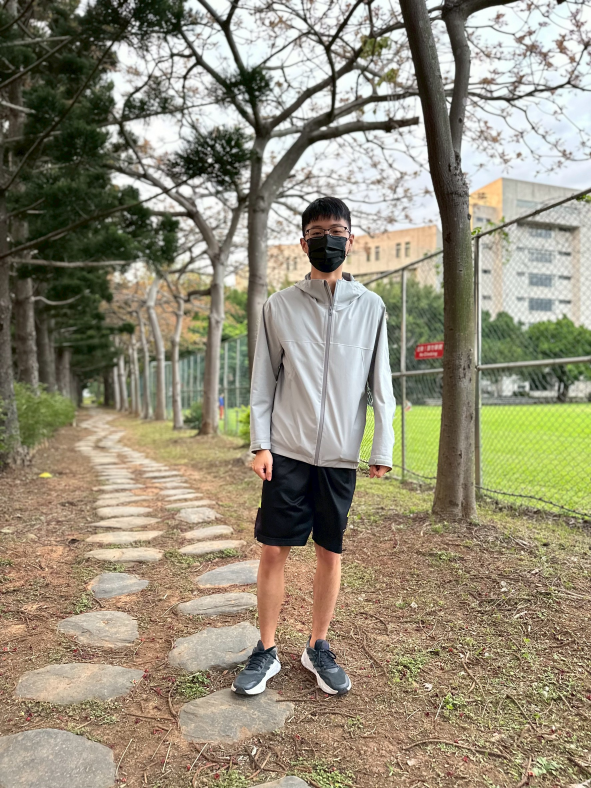
#> input picture target.jpg, 1773 x 2364 px (shown at 1/3 size)
$ python test.py
#> lines starting #> are read from the running program, lines starting #| are printed output that depends on the picture; after the words box and inside, x2 and y2 are one past the last pixel; in counts of white or black regions, pixels touching at a corner belong together
import cv2
import numpy as np
import math

# =========================
# 0. PRE-PROCESS FUNCTION (必須放在 SETUP 前面)
# =========================
# [15 lines left out: function preprocess_foreground, not called in this run]

# =========================
# 1. SETUP
# =========================
try:
    fg_img = cv2.imread("target.jpg")
#> fg_img is the input picture: shape (2364, 1773, 3); mean B, G, R 121.3, 141.8, 148.9
    bg_img = cv2.imread("old_photo_dataset/12/10080.jpg")
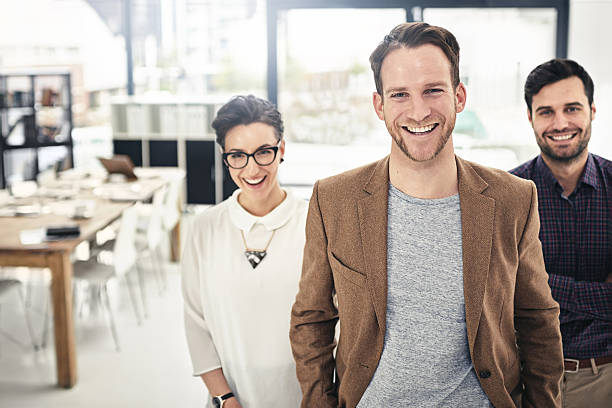
#> input picture old_photo_dataset/12/10080.jpg, 612 x 408 px
#> bg_img is the input picture: shape (408, 612, 3); mean B, G, R 165.5, 172.5, 181.9

    # [8 lines of commented-out code are left out]
    if fg_img is not None:
    # 彈出視窗讓使用者決定
        cv2.namedWindow("Preprocess or not",cv2.WINDOW_NORMAL)
        cv2.imshow("Preprocess or not", fg_img)
        print(">>> 讀取成功。若需修復舊照裂痕/增強對比請按 'P'，否則按任意鍵跳過...")
        k = cv2.waitKey(0)
#> (key x is pressed here)
        if k == ord('p') or k == ord('P'):
            fg_img = preprocess_foreground(fg_img) # 直接沿用變數名
            print(">>> 預處理完成。")
        cv2.destroyAllWindows()
    if fg_img is None:
        fg_img = np.zeros((400, 400, 3), np.uint8)
        cv2.circle(fg_img, (200, 200), 100, (0, 0, 255), -1)
    if bg_img is None:
        bg_img = np.zeros((600, 800, 3), np.uint8)
        bg_img[:] = (50, 50, 50)
except Exception as e:
    print(f"Error loading images: {e}")
    exit()

# =========================
# 2. STATE MANAGEMENT
# =========================
state = {
    # --- GRABCUT / FOREGROUND STATE ---
    "fg_cut": None,
    "fg_mask": None,
    "fg_cut_mask": None,
    "remove_fg_mode": False,
    "extraction_mask" : None,
    "drawing": False,
    "rect": (0,0,0,0),
    "ix": -1, "iy": -1,
    "initialized": False,
    "bgdModel": np.zeros((1, 65), np.float64),
    "fgdModel": np.zeros((1, 65), np.float64),
    "history": [],

    # --- PASTE STATE ---
    "paste_pos": (bg_img.shape[1]//2, bg_img.shape[0]//2),
    "paste_scale": 0.5,
    "rotation": 0,
    "flip_h": False,

    # --- INTERACTION STATE ---
    "current_bbox": None,
    "is_dragging": False,
    "drag_offset": (0,0),
    "is_resizing": False,
    "is_rotating": False,
    "resize_handle": None,
    "handle_coords": {},
    "rot_handle_pos": (0,0),
    "handle_size": 8,
    "active_box": None,

    # --- PATCH TOOL STATE ---
    "remove_mode": False,
    "patch_step": 0,
    "target_rect": None,
    "source_rect": None,

    # Color harmonization
    "harmonize": True,

    # Adjust lighting
    "relight": True,      # Toggle on/off
    "light_angle": 45,     # Angle in degrees (45 = Top-Right Light)

    # Occlusion handling
    "occlusion_mask": np.zeros(bg_img.shape[:2], np.uint8), # Black canvas
    "edit_occlusion": False,  # Toggle painting mode
    "brush_size": 25,          # Size of the brush
    "erasing_occ": False,
    "mouse_pos": (0, 0)
}

# =========================
# 3. HELPER FUNCTIONS
# =========================
# [111 lines left out: functions save_state, restore_state, lock_foreground, update_cutout, point_in_rect, get_handles and 2 more, not called in this run]

def apply_light_source(image, angle_deg, intensity=0.2): #0.4
    """
    Simulates directional light by applying a brightness gradient.
    angle_deg: Direction (0=Right, 90=Down, 180=Left, 270=Up)
    intensity: How strong the shadow/highlight contrast is (0.0 to 1.0)
    """
    h, w = image.shape[:2]
    if h == 0 or w == 0: return image

    # 1. Create a coordinate grid (-1 to 1)
    x = np.linspace(-1, 1, w)
    y = np.linspace(-1, 1, h)
    X, Y = np.meshgrid(x, y)

    # 2. Calculate projection along the light angle
    # This creates a ramp: Positive values toward light, negative away
    rad = math.radians(angle_deg)
    projection = X * math.cos(rad) + Y * math.sin(rad)

    # 3. Create Gain Map (1.0 = Neutral, >1.0 = Bright, <1.0 = Dark)
    # We assume 'intensity' controls how much we brighten/darken
    gain_map = 1.0 + (projection * intensity)

    # 4. Apply to Value Channel (HSV)
    # We convert to HSV so we only change Brightness (V), not Color (H/S)
    hsv = cv2.cvtColor(image, cv2.COLOR_BGR2HSV).astype(np.float32)
    hsv[:, :, 2] *= gain_map # Multiply brightness
    hsv[:, :, 2] = np.clip(hsv[:, :, 2], 0, 255)

    return cv2.cvtColor(hsv.astype(np.uint8), cv2.COLOR_HSV2BGR)

# =========================
# 4. MOUSE CALLBACKS
# =========================
# [235 lines left out: functions on_fg_click, on_bg_click, not called in this run]

# =========================
# 5. MAIN LOOP
# =========================
cv2.namedWindow("Foreground", cv2.WINDOW_NORMAL)
cv2.namedWindow("Background", cv2.WINDOW_NORMAL)

if state["fg_cut"] is None and state["initialized"]: update_cutout()

cv2.setMouseCallback("Foreground", on_fg_click)
cv2.setMouseCallback("Background", on_bg_click)

print("--- CONTROLS ---")
print("[Left Drag] FG Window: Select parts of the object.")
print("[x]         REMOVE THE WRONG FOREGROUND TO BACKGROUND")
print("[SPACE]     LOCK SELECTION (Do this between steps!).")
print("[Z]         UNDO last mask change.")
print("[R]         Toggle Patch Mode.")
print("[ENTER]     In Patch Mode: Apply the patch.")
print("[H]         Toggle Color Harmonization.")
print("[S]         Save Result.")
print("----------------")

while True:
    # 1. Foreground Display
    display = fg_img.copy()
    if state["initialized"] and state["fg_mask"] is not None:
        display[state["fg_mask"] == cv2.GC_FGD] = [0, 255, 0]
        display[state["fg_mask"] == cv2.GC_PR_FGD] = [255, 0, 255]
    if state["drawing"] and not state["remove_mode"]:
        ix, iy, cx, cy = state["rect"]
        cv2.rectangle(display, (ix, iy), (cx, cy), (0, 255, 255), 2)

    cv2.putText(display, "Drag: Select  |  Space: Lock Part  |  Z: Undo", (10, 30),
               cv2.FONT_HERSHEY_SIMPLEX, 0.6, (0, 0, 255), 2)
    cv2.imshow("Foreground", display)

    # 2. Background Composition
    final_comp = bg_img.copy()
    final_mask_layer = (
    state["extraction_mask"].copy()
    if state["extraction_mask"] is not None
    else np.zeros(fg_img.shape[:2], dtype=np.uint8)
    )

    hs = state["handle_size"]
#> hs = 8

    # ==========================================
    # 1. APPLY GLOBAL LIGHTING TO BACKGROUND
    # ==========================================
    # This changes the lighting of the world BEFORE the person enters.
    if state.get("relight", True):
        final_comp = apply_light_source(final_comp, state.get("light_angle", 45))
#> in apply_light_source, `hsv = cv2.cvtColor(image, cv2.COLOR_BGR2HSV).astype(np.float32)`:
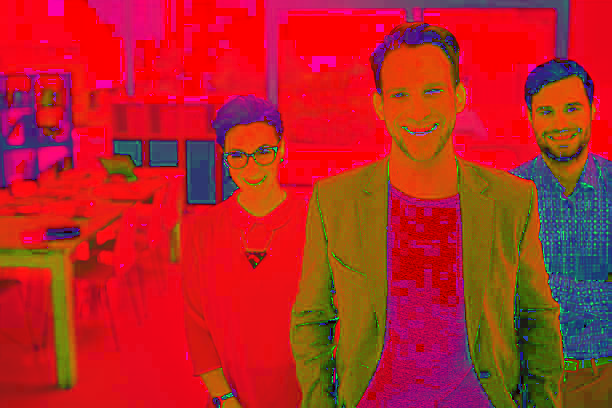
#> hsv: shape (408, 612, 3) float32; mean B, G, R 37.2, 38.6, 183.9
#> in apply_light_source, `hsv[:, :, 2] *= gain_map`:
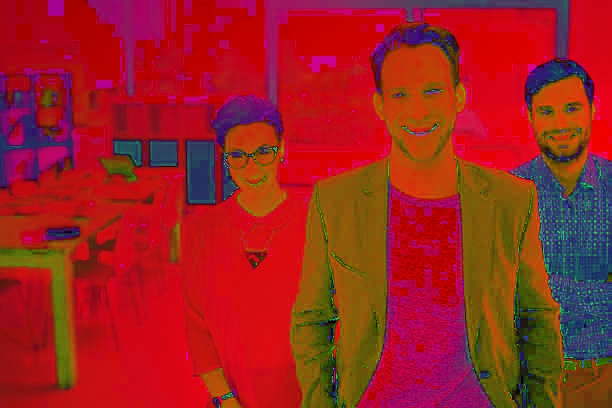
#> hsv: shape (408, 612, 3) float32; mean B, G, R 37.2, 38.6, 179.8; drawn with min black and max white
#> in apply_light_source, `hsv[:, :, 2] = np.clip(hsv[:, :, 2], 0, 255)`: hsv: shape (408, 612, 3) float32; 2.25% of pixels changed, all inside (x1, y1, x2, y2) = (184, 56, 612, 408)
#> in apply_light_source, `return cv2.cvtColor(hsv.astype(np.uint8), cv2.COLOR_HSV2BGR)`:
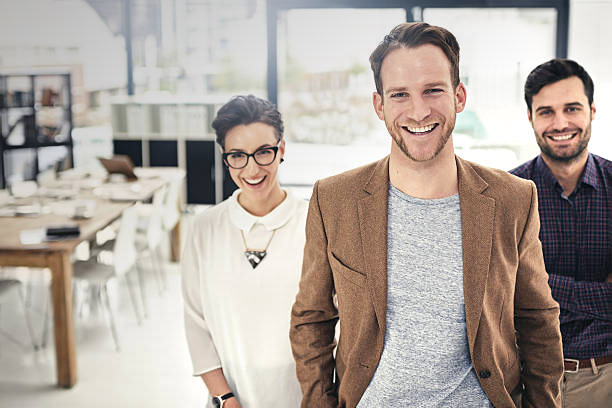
#> returned value: shape (408, 612, 3); mean B, G, R 159.8, 167, 177
    # ==========================================

    # --- STEP A: BLEND THE PERSON ---
    if state["fg_cut"] is not None:
        cx, cy = state["paste_pos"]
        fg = state["fg_cut"]
        mask = state["fg_cut_mask"]

        h, w = fg.shape[:2]
        new_w = int(round(w * state["paste_scale"]))
        new_h = int(round(h * state["paste_scale"]))

        if new_w > 5 and new_h > 5:
            # Resize
            interp = cv2.INTER_AREA if state["paste_scale"] < 1.0 else cv2.INTER_CUBIC
            fg_s = cv2.resize(fg, (new_w, new_h), interpolation=interp)
            mask_u = (mask * 255).astype(np.uint8)
            mask_s = cv2.resize(mask_u, (new_w, new_h), interpolation=cv2.INTER_LINEAR)

            # Flip
            if state.get("flip_h", False):
                fg_s = cv2.flip(fg_s, 1)
                mask_s = cv2.flip(mask_s, 1)

            # Rotate
            if state["rotation"] != 0:
                fg_s = rotate_bound(fg_s, state["rotation"])
                mask_s = rotate_bound(mask_s, state["rotation"])

            rh, rw = fg_s.shape[:2]
            tx, ty = int(cx - rw/2), int(cy - rh/2)
            y1, y2 = max(ty, 0), min(ty + rh, final_comp.shape[0])
            x1, x2 = max(tx, 0), min(tx + rw, final_comp.shape[1])
            state["current_bbox"] = (x1, y1, x2, y2)

            if y2 > y1 and x2 > x1:
                sy1, sx1 = y1 - ty, x1 - tx
                sy2, sx2 = sy1 + (y2 - y1), sx1 + (x2 - x1)

                fg_crop = fg_s[sy1:sy2, sx1:sx2]
                mask_crop = mask_s[sy1:sy2, sx1:sx2]

                # CRITICAL: We grab 'roi' from 'final_comp', which is ALREADY LIT.
                # This means Color Harmony will adapt to the new lighting automatically!
                roi = final_comp[y1:y2, x1:x2]

                # Color Harmonization
                try:
                    fg_harmonized_full = match_color_stats(fg_crop, roi)
                except Exception:
                    fg_harmonized_full = fg_crop

                strength = state.get("harmony_strength", 0.6)
                if state.get("harmonize", True):
                    fg_to_blend = cv2.addWeighted(fg_crop, (1 - strength), fg_harmonized_full, strength, 0)
                else:
                    fg_to_blend = fg_crop

                # ==========================================
                # 2. APPLY GLOBAL LIGHTING TO FOREGROUND
                # ==========================================
                # We apply the SAME angle to the person so shadows match the background.
                if state.get("relight", True):
                    fg_to_blend = apply_light_source(fg_to_blend, state.get("light_angle", 45))
                # ==========================================

                # Blend
                alpha = mask_crop.astype(float) / 255.0
                alpha = np.repeat(alpha[:, :, None], 3, axis=2)

                occ_crop = state["occlusion_mask"][y1:y2, x1:x2]

                # 2. Invert: White (255) means "Blocked/Hidden", so visibility is 0.
                visibility = 1.0 - (occ_crop.astype(float) / 255.0)
                visibility = np.repeat(visibility[:, :, None], 3, axis=2)

                # 3. Multiply: If visibility is 0, alpha becomes 0 (Transparent)
                alpha = alpha * visibility

                final_comp[y1:y2, x1:x2] = (fg_to_blend * alpha + roi * (1.0 - alpha)).astype(np.uint8)

                # visible_mask_part = cv2.bitwise_and(mask_crop, cv2.bitwise_not(occ_crop))
                # final_mask_layer[y1:y2, x1:x2] = visible_mask_part

    # --- STEP B: VISUALIZATION COPY ---
    vis_comp = final_comp.copy()

    # Occlusion Mask Visualization
    if state["edit_occlusion"]:
        # Draw the mask in RED so you can see it
        red_map = np.zeros_like(vis_comp)
        red_map[:,:,2] = 255
        mask_bool = state["occlusion_mask"] > 0
        # Simple blend for display only
        vis_comp[mask_bool] = (0.5 * vis_comp[mask_bool] + 0.5 * red_map[mask_bool]).astype(np.uint8)

        cv2.putText(vis_comp, "PAINT MODE: Left=Hide, Right=Show", (20, 60),
                   cv2.FONT_HERSHEY_SIMPLEX, 0.7, (0,0,255), 2)

        # Brush Size Indicator
        mx, my = state["mouse_pos"]
        cv2.circle(vis_comp, (mx, my), state["brush_size"], (255,255,255), 1)
        cv2.putText(vis_comp, f"Size: {state['brush_size']}", (mx + 20, my),
                   cv2.FONT_HERSHEY_SIMPLEX, 0.5, (255,255,255), 1)

        cv2.circle(vis_comp, (50, 100), state["brush_size"], (255,255,255), 1)

    # --- TEXT INSTRUCTIONS ---
    # Simplified instructions since "L" now controls everything
    info = f"R:Patch|H:Color|L:Global Light|F:Flip|S:Save"
    cv2.putText(vis_comp, info, (20, 30), cv2.FONT_HERSHEY_SIMPLEX, 0.6, (0, 0, 255), 2)
    cv2.putText(vis_comp, "< > : Rotate Light Angle", (20, 60), cv2.FONT_HERSHEY_SIMPLEX, 0.6, (0, 0, 255), 2)
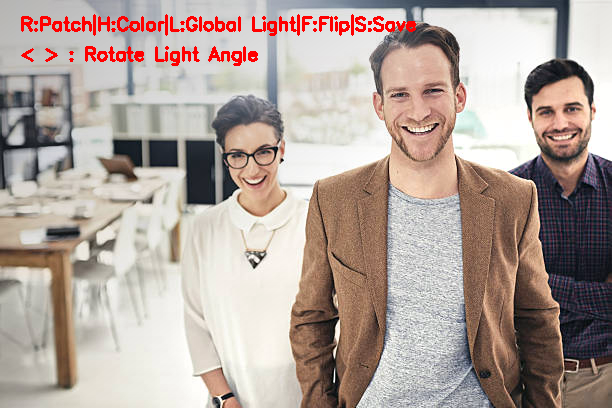
#> vis_comp: shape (408, 612, 3); mean B, G, R 156.3, 163.5, 178

    # --- STEP C: DRAW UI ---
    if state["remove_mode"]:
        cv2.putText(vis_comp, "PATCH TOOL: Select & Enter", (20, 90),
                   cv2.FONT_HERSHEY_SIMPLEX, 0.7, (255, 0, 0), 2)
        if state["patch_step"] == 1 and state["drawing"]:
            if state["target_rect"] is not None:
                ix, iy, cx, cy = state["target_rect"]
                cv2.rectangle(vis_comp, (ix, iy), (cx, cy), (0,0,255), 2)
        if state["patch_step"] == 2 and state["source_rect"] is not None:
            tx, ty, tw, th = state["target_rect"]
            sx, sy, sw, sh = state["source_rect"]
            valid = (sx >= 0 and sy >= 0 and sx+sw < bg_img.shape[1] and sy+sh < bg_img.shape[0])
            col = (0, 255, 0) if valid else (0, 0, 255)
            cv2.rectangle(vis_comp, (tx, ty), (tx+tw, ty+th), (0,0,255), 2)
            cv2.rectangle(vis_comp, (sx, sy), (sx+sw, sy+sh), col, 2)
            cv2.line(vis_comp, (sx+sw//2, sy+sh//2), (tx+tw//2, ty+th//2), (255,255,0), 1)
            handles = get_handles(sx, sy, sw, sh, hs)
            for (hx, hy) in handles.values():
                cv2.rectangle(vis_comp, (hx-hs, hy-hs), (hx+hs, hy+hs), (0,255,255), -1)

    elif state["fg_cut"] is not None and state["current_bbox"] is not None:
        x1, y1, x2, y2 = state["current_bbox"]
        cv2.rectangle(vis_comp, (x1, y1), (x2, y2), (255,200,0), 2)
        hc = get_handles(x1, y1, x2-x1, y2-y1, hs)
        state["handle_coords"] = hc
        for (hx, hy) in hc.values():
            cv2.rectangle(vis_comp, (hx-hs, hy-hs), (hx+hs, hy+hs), (0,255,255), -1)

        rot_x, rot_y = int((x1 + x2) / 2), y1 - 30
        state["rot_handle_pos"] = (rot_x, rot_y)
        cv2.line(vis_comp, (rot_x, y1), (rot_x, rot_y), (255,200,0), 2)
        cv2.circle(vis_comp, (rot_x, rot_y), 8, (255, 0, 0), -1)
        cv2.circle(vis_comp, (rot_x, rot_y), 8, (255, 255, 255), 2)

    cv2.imshow("Background", vis_comp)

    # Input Handling
    key = cv2.waitKey(10) & 0xFF
#> (key x is pressed here)
    if key == 27: break
    elif key == ord('z'): restore_state()
    elif key == ord(' '): lock_foreground()
    elif key == ord('x'):
        state["remove_fg_mode"] = not state["remove_fg_mode"]
        print(f">>> Remove Foreground Mode: {state['remove_fg_mode']}", flush=True)
#| >>> Remove Foreground Mode: True
    elif key == ord('r'):
        state["remove_mode"] = not state["remove_mode"]
        state["patch_step"] = 0
        state["target_rect"] = None
        state["source_rect"] = None

    elif key == ord('h'):
        state["harmonize"] = not state.get("harmonize", True)
    elif key == ord(']'):
        state["harmony_strength"] = min(state.get("harmony_strength", 0.6) + 0.1, 1.0)
    elif key == ord('['):
        state["harmony_strength"] = max(state.get("harmony_strength", 0.6) - 0.1, 0.0)

    # NEW FLIP KEY
    elif key == ord('f'):
        state["flip_h"] = not state.get("flip_h", False)

    # GLOBAL LIGHTING KEYS
    elif key == ord('l'):
        state["relight"] = not state.get("relight", True)
    elif key == ord(','):
        state["light_angle"] = (state.get("light_angle", 45) - 15) % 360
    elif key == ord('.'):
        state["light_angle"] = (state.get("light_angle", 45) + 15) % 360

    # OCCLUSION EDITING KEY
    elif key == ord('o'):
        state["edit_occlusion"] = not state["edit_occlusion"]
        print(f"Occlusion Mode: {state['edit_occlusion']}")

    # BRUSH SIZE KEYS
    elif key == ord('-'): # Decrease size
        state["brush_size"] = max(5, state["brush_size"] - 5)
    elif key == ord('='): # Increase size (using '=' so you don't have to hold shift for '+')
        state["brush_size"] = min(200, state["brush_size"] + 5)

    elif key == ord('s'):
        cv2.imwrite("saved_result.jpg", final_comp)
        cv2.imwrite("saved_mask.jpg", final_mask_layer)
        print(">>> Saved 'saved_result.jpg' and 'saved_mask.jpg'!")
    elif key == 13: # Enter
        if state["remove_mode"] and state["patch_step"] == 2:
            tx, ty, tw, th = state["target_rect"]
            sx, sy, sw, sh = state["source_rect"]
            if sx >= 0 and sy >= 0 and sx+sw < bg_img.shape[1] and sy+sh < bg_img.shape[0]:
                src_patch = bg_img[sy:sy+sh, sx:sx+sw]
                mask = 255 * np.ones(src_patch.shape, src_patch.dtype)
                center = (int(tx + tw/2), int(ty + th/2))
                try:
                    bg_img[:] = cv2.seamlessClone(src_patch, bg_img, mask, center, cv2.NORMAL_CLONE)
                    print("Patch Applied!")
                    state["patch_step"] = 0
                except Exception as e:
                    print(f"Clone Error: {e}")

cv2.destroyAllWindows()
